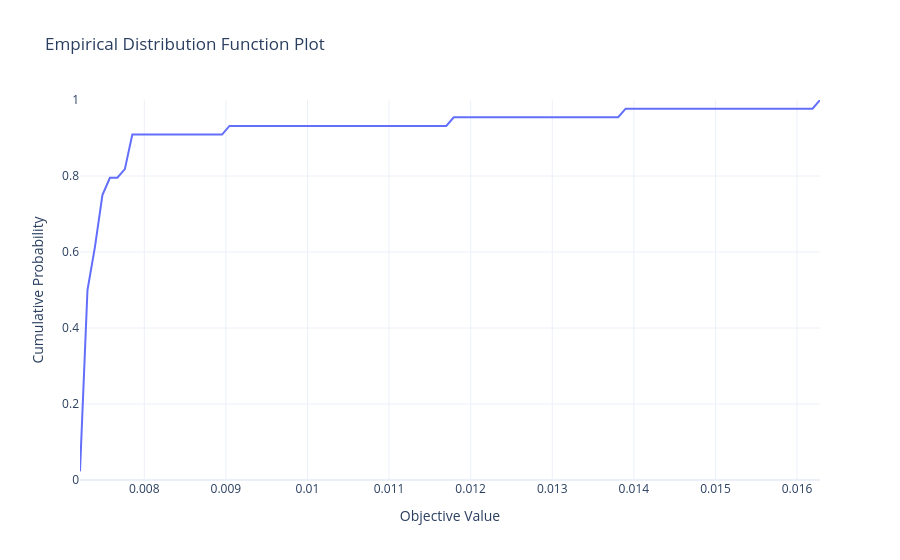

Source (notebook cell):
### Code cell
optuna.visualization.plot_edf(hyper_study)
